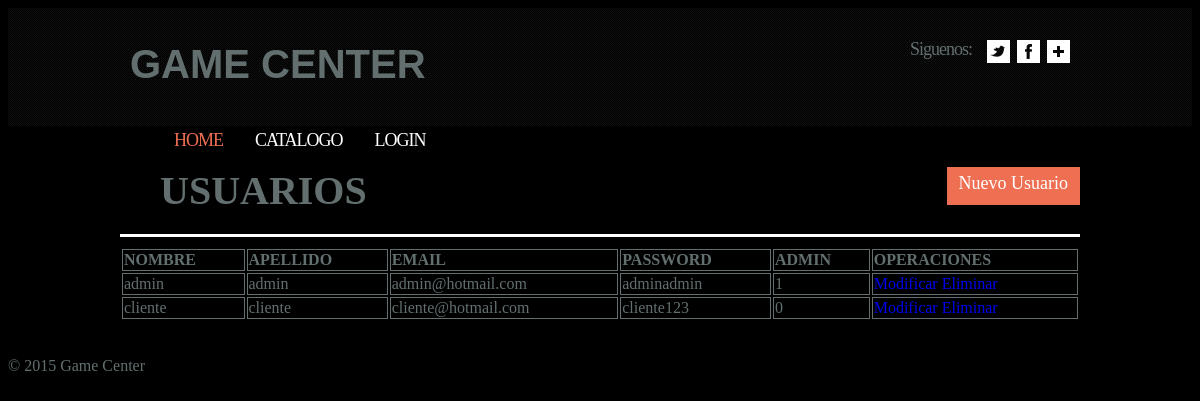
Before: /usuarios.php with the older database file.
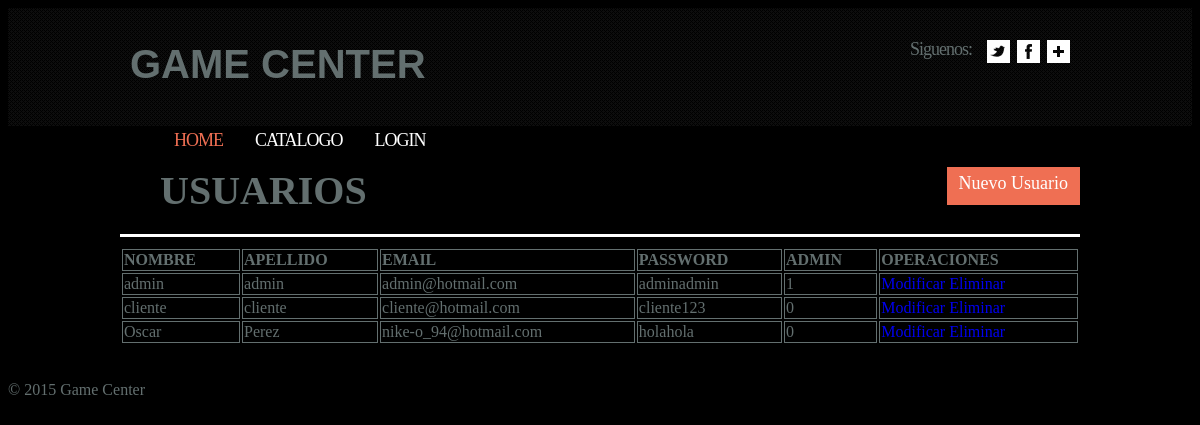
After: the same page with the newer database file.
### tables this page shows
CREATE TABLE IF NOT EXISTS `usuarios` (
`id` int(11) NOT NULL,
  `name` varchar(45) NOT NULL,
  `apellido` varchar(45) NOT NULL,
  `email` varchar(45) NOT NULL,
  `password` varchar(45) NOT NULL,
  `admin` tinyint(1) NOT NULL
);

### daos/global.php (called while the page is built, shortened)
<?php
function ejecutar_query($query)
{
    $con = mysqli_connect(SERVER, USER, PASSWORD, DB_NAME) or die ("Error " . mysqli_error($con));
    return mysqli_query($con, $query);
}

### daos/show_all_usuarios.php (called while the page is built)
<?php
$query = "select * from usuarios";
$usuarios = ejecutar_query($query);
?>

### usuarios.php (the view, shortened to what this page needs)
<?php
include 'daos/global.php';
include 'daos/show_all_usuarios.php';
?>
<!DOCTYPE html>
<html>
<head lang="en">
    <link rel="stylesheet" href="styles/index.css"/>
    <link rel="stylesheet" href="styles/tables.css"/>
</head>
<body>
<?php include '_header.php' ?>
    <div class="table_up" id="content">
        <h2 class="title">Usuarios</h2>
        <a href="#" class="button btn_table">Nuevo Usuario</a>
    </div>
    <div class="wrap-table" id="content">
        <table align="center">
            <thead>
            <tr>
                <td> Nombre </td>
                <td> Apellido </td>
                <td> Email </td>
                <td> Password </td>
                <td> Admin </td>
                <td> Operaciones </td>
            </tr>
            </thead>
            <tbody>
            <?php foreach($usuarios as $usuario): ?>
                <tr>
                    <td> <?php echo $usuario['name'] ?> </td>
                    <td> <?php echo $usuario['apellido'] ?> </td>
                    <td> <?php echo $usuario['email'] ?> </td>
                    <td> <?php echo $usuario['password'] ?> </td>
                    <td> <?php echo $usuario['admin'] ?> </td>
                    <td>
                        <a href="#">Modificar</a>
                        <a href="#">Eliminar</a>
                    </td>
                </tr>
            <?php endforeach ?>
            </tbody>
        </table>
    </div>
<?php include '_footer.php'?>
</body>
</html>

### _header.php (shortened to what this page needs)
<header>
    <div class="main">
        <h1><a href="index.php"></a>GAME CENTER</h1>
        <div class="social-icons">
            <span>Siguenos:</span>
            <div>
                <a href="#" class="icon-3"></a>
                <a href="#" class="icon-2"></a>
                <a href="#" class="icon-1"></a>
            </div>
        </div>
    </div>
</header>
<nav>
    <ul class="menu">
        <li class="current"><a href="index.php">Home</a></li>
        <li><a href="catalogo.php">Catalogo</a></li>
        <?php if(isset($_SESSION['login_user'])){ ?>
            <?php if ($_SESSION['admin'] == 1 ) {?>
                <li><a href="juegos.php">Juegos</a></li>
                <li><a href="usuarios.php">Usuarios</a></li>
                <li><a href="ventas.php">Ventas</a></li>
            <?php } else { ?>
                <li><a href="carrito.php">Ver Carrito</a></li>
            <?php } ?>
            <li><a href="daos/logout.php">Logout</a></li>
            <li>Bienvenido <?php echo $_SESSION['login_user']; ?></li>
        <?php } else { ?>
            <li><a href="ingresa.php">Login</a></li>
        <?php } ?>
    </ul>
</nav>

### _footer.php
<footer>
    <p id="copyright">&copy; 2015 Game Center</p>
</footer>

### styles/index.css (style rules this page uses)
html { background-color: #000000; }
body { color: #636f6f; }
a { text-decoration: none; }
header { width:100%; margin:0 auto; z-index:101; background:url(../images/header.gif) 0 0 repeat; padding:7px 0 12px 0; display: block; vertical-align: top; }
.main { width: 940px; margin: 0 auto; font-size: 30pt; }
h1 { display: inline-block; z-index: 100; float: left; font-size: 40px; font-family: Tahoma, Geneva, sans-serif; color: #636f6f; }
.social-icons { overflow:hidden; float:right; padding:25px 0 0 0; }
.social-icons span { display:block; font-size:18px; line-height:24px; color:#636f6f; letter-spacing:-1px; margin:-3px 15px 0 0; text-align:right; float:left; }
.social-icons>div { float:right; overflow:hidden; }
.social-icons a { display:inline-block; width:23px; height:23px; float:right; }
.icon-1 { background:url(../images/icon-1.png) 0 0 no-repeat; }
.icon-2 { background:url(../images/icon-2.png) 0 0 no-repeat; margin-left:7px; }
.icon-3 { background:url(../images/icon-3.png) 0 0 no-repeat; margin-left:7px; }
nav { width:940px; margin:0 auto; z-index:100; }
nav a { text-decoration: none; }
ul.menu { display:inline-block; list-style: none; margin: 2px 0 0 0; }
ul.menu li { float:left; line-height:24px; margin:0 28px 0 4px; }
ul.menu li a { font-size:18px; line-height:24px; color:#fff; text-transform:uppercase; display:inline-block; letter-spacing:-1px; }
ul.menu li a:hover , ul.menu li.current a { color:#ef6f53; }
#content { width:960px; margin:0 auto; padding:0 0 55px 0; position:relative; }
.button { text-decoration: none; background:#ef6f53; color:#fff; font-size:18px; line-height:24px; padding:4px 12px 10px 12px; display:inline-block; }

### styles/tables.css (style rules this page uses)
.btn_table { display: inline-block; float: right; }
h2 { font-size: 40px; margin: 0; }
.title { text-transform: uppercase; display: inline-block; float: left; margin-left: 40px; }
.wrap-table { border-top: solid #ffffff; }
table { width: 100%; }
thead { text-transform: uppercase; font-weight: bold; }
td { border: 1px solid #636f6f; }
#content { width:960px; margin:0 auto; padding:10px 0 20px 0; position:relative; }

Changed rows visible on the page:
added usuarios: name "Oscar", apellido "Perez", email "nike-o_94@hotmail.com", password "holahola", admin "0"
